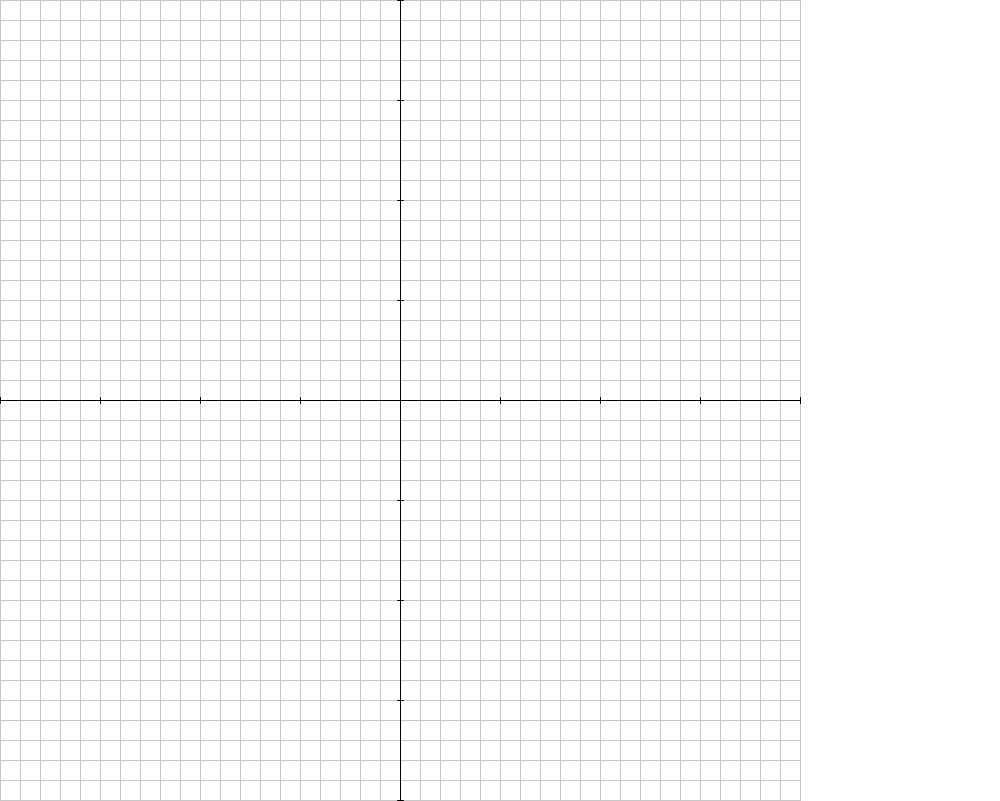
Frame 1 (no input)
Frame 60 (the mouse pressed at the canvas centre just before this capture): identical to frame 1, image omitted
Frame 120 (the mouse held since frame 60 and released just before this capture): identical to frame 1, image omitted

The Processing sketch that drew this single still picture (run headless with seeded random() and noise(); from frame 60 on, the mouse is pressed at the canvas centre):

// Processing sketch: Keepin_it_Real
// ── Keepin_it_Real.pde
/*Program:<Give  your  program  a  meaningfully  descriptive name>
    Author:  Julian Anderson and Dennis Lin
    Date:    <Date  of  Completion>
    Notes:    Should  the  grader  (teacher,  peer,  etc.)  look  for  anything  specific?  
                         Is  any  part  of  your  program  “broken”?
                         Did  you  add  special  features?
      Did  you  adapt  code from  somewhere  else?
      */
float y;
float x1;
float x2;
float a;
float h;
float k;
float b;
float c;
//String realRoots = String.format("%.3f",x1);

//String
//String
void setup(){
  size(1000,801);
  background(255);
  noStroke();
  for (int tickX = 0; tickX <= 800; tickX+=20){
     stroke(200);
     line(tickX,0,tickX,800); // grid lines
  } 
  for (int tickY = 0; tickY <= 800; tickY+=20){
    stroke(200);
    line(0,tickY,800,tickY);// grid lines
  }
  stroke(0);
  line(0,400,800,400);
  line(400,0,400,800);
  for (int tickX = 0; tickX <= 800; tickX+=100){
   line(tickX,397,tickX,403);// tick x
  } 
  for (int tickY = 0; tickY <= 800; tickY+=100){
   line(397,tickY,403,tickY);// tick y
  } 
}
void draw(){ 
  println("y:"+y+" a:"+a);
  println("b:"+b+" c:"+c);
  println("x1:"+x1+" x2:"+x2);
}

void mouseClicked(){
  
  if(mouseX<800){
    
  fill(255);
  rect(0,0,800,800);//rectangle to clear board
  
  for (int tickX = 0; tickX <= 800; tickX+=20){
     stroke(200);
     line(tickX,0,tickX,800); // redraw grid lines
  } 
  for (int tickY = 0; tickY <= 800; tickY+=20){
    stroke(200);
    line(0,tickY,800,tickY);// redraw grid lines
  }
  stroke(0);
  line(0,400,800,400);
  line(400,0,400,800);
  for (int tickX = 0; tickX <= 800; tickX+=100){
   line(tickX,397,tickX,403);// redraw tick x
  } 
  for (int tickY = 0; tickY <= 800; tickY+=100){
   line(397,tickY,403,tickY);// redraw tick y
  } 

  h = (mouseX-400.0)/20.0;
  k = (-mouseY+400.0)/20.0;// convert vertex to gridlines

  if (mouseButton == LEFT) {
    a = random(-10,0);
  }// open down
  
  if (mouseButton == RIGHT) {
    a = random(-10,0) * -1;
  }// open up

  for (int dash=0; dash <= 800; dash+=20){
    line(mouseX,dash,mouseX,dash+10);
  }// draw line of symmetry
  
  for (float x = -200; x <= 200; x=x+0.1){
    y = a * sq(x-h) + k;
    stroke(0);
    line(20*x+400,y*-20+400,20*(x+0.1)+400,(a*sq((x+0.1)-h)+k)*-20+400);
    // line(20*x+400,y+400,20*x+300,y+300); special effects
  }
  
  fill(255);
  rect(801,0,200,800);
  fill(50);
  text("The vertex is ("+h+", "+k+")",825,30,190,100);//print vertex

  }
  
  
  b = -2 * a * h ;
  c = a * h * h + k;
  if ((sq(b)-4*a*c) > 0){
    x1 = (-b + sqrt(sq(b) - (4 * a * c)))/(2*a);
    x2 = (-b - sqrt(sq(b) - (4 * a * c)))/(2*a);
    text("The real roots are ("+x1+"), ("+x2+")",825,70,150,100);
  }
  if ((sq(b)-4*a*c) == 0){
    x1 = (-b + sqrt(sq(b) - (4 * a * c)))/(2*a);
//    String singleRoot = "The root is ("+x1+")";
//    String.format("%.3f");
//    text(singleRoot,850,70,100,100);  
//    String.format(
    text("The root is ("+x1+")",825,70,150,100);
  }
  if ((sq(b)-4*a*c) < 0){
    x1=(-b + sqrt(-1*(sq(b) - (4 * a * c))))/(2*a);
    x2=(-b - sqrt(-1*(sq(b) - (4 * a * c))))/(2*a);
    text("The imaginary roots are ("+x1+"i), ("+x2+"i)",825,70,150,100);
  }
    text("The equation of the line of symmetry is x = "+h+"",825,120,150,100);
    
}
